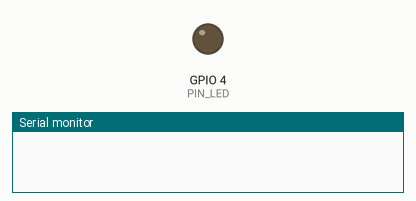
A sketch run on a simulated ESP32. Shown: output pins drawn as LEDs (lit = HIGH), the last lines printed to the serial monitor.

Above: at 0.0 s.
At 5.8 s:
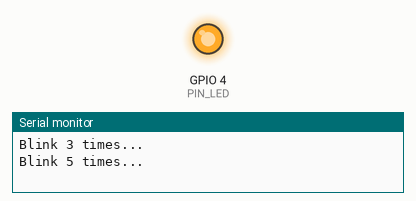
Timing chart, 0 to 7.5 s (numbered marks = the images above):
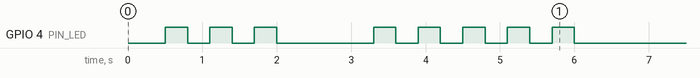

The sketch:

module03_led_function.ino
```cpp
// Module 3 - Practice 3: your own functions
// Circuit: red LED on D4 (the Module 2 circuit or the Wokwi traffic-light diagram).

const int PIN_LED = 4;  // red LED on D4

// A function WITHOUT a return value (void): blinks the LED howManyTimes times.
// howManyTimes is a parameter: the "ingredient" we hand over when we call the function.
void turnOnLed(int howManyTimes) {
  for (int i = 1; i <= howManyTimes; i++) {
    digitalWrite(PIN_LED, HIGH);
    delay(300);
    digitalWrite(PIN_LED, LOW);
    delay(300);
  }
}

// A function WITH a return value (float): converts a temperature from Celsius to Fahrenheit.
// The word return sends the result back to the place where the function was called.
float toFahrenheit(float celsius) {
  return celsius * 9.0 / 5.0 + 32.0;
}

void setup() {
  Serial.begin(115200);
  delay(500);
  pinMode(PIN_LED, OUTPUT);
  Serial.println();

  Serial.println("Blink 3 times...");
  turnOnLed(3);
  delay(1000);

  Serial.println("Blink 5 times...");
  turnOnLed(5);

  float roomTemperature = 30.0;
  float result = toFahrenheit(roomTemperature);  // result holds the returned value
  Serial.print(roomTemperature);
  Serial.print(" degrees C = ");
  Serial.print(result);
  Serial.println(" degrees F");
}

void loop() {
  // empty: everything was already done once in setup()
}
```
